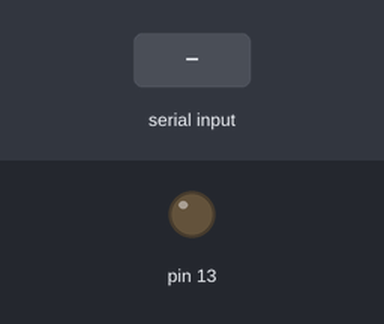
Simulated run of this sketch. Board: Arduino Uno, built with avr-gcc and run on an emulated ATmega328P. On the bench: output pins drawn as LEDs (lit = HIGH). The test bench sets the inputs (shaded band).

Above: at 1.2 s.
1.3 s: "on" received over Serial
At 2.9 s:
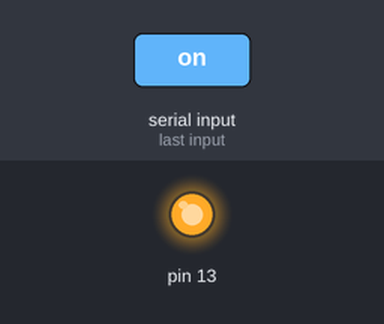
Timing chart, 0 to 4.4 s (numbered marks = the images above; inputs shaded):
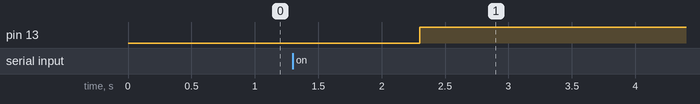

The sketch:

ProcessingToArduino_arduino.ino
```cpp
//Toggle LED based on string sent from Processing

String message;
bool isOn = false;

void setup() {
  Serial.begin(9600);
  pinMode(13,OUTPUT);
}

void loop() {

  while(Serial.available()){
    message = Serial.readString();
    message.trim(); //Super Important! Chop off any trailing spaces.

    if(message == "on"){

      //Simple logic to toggle LED on/off
      if(isOn){
        digitalWrite(13,LOW);
        isOn = false;
      }else{
        digitalWrite(13,HIGH);
        isOn = true;
      }

    }
  }
}
```

Measured:
- after the input at 1.3 s, pin 13: LOW → HIGH after 1.0 s
